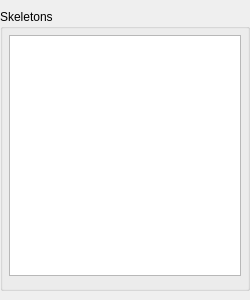
<?xml version="1.0" encoding="UTF-8"?>
<ui version="4.0">
 <class>SkeletonSideWidget</class>
 <widget class="QWidget" name="SkeletonSideWidget">
  <property name="geometry">
   <rect>
    <x>0</x>
    <y>0</y>
    <width>250</width>
    <height>300</height>
   </rect>
  </property>
  <property name="sizePolicy">
   <sizepolicy hsizetype="Fixed" vsizetype="MinimumExpanding">
    <horstretch>0</horstretch>
    <verstretch>0</verstretch>
   </sizepolicy>
  </property>
  <property name="minimumSize">
   <size>
    <width>150</width>
    <height>30</height>
   </size>
  </property>
  <property name="maximumSize">
   <size>
    <width>16777215</width>
    <height>16777215</height>
   </size>
  </property>
  <property name="contextMenuPolicy">
   <enum>Qt::DefaultContextMenu</enum>
  </property>
  <property name="windowTitle">
   <string>Available skeletons</string>
  </property>
  <layout class="QGridLayout" name="gridLayout">
   <property name="leftMargin">
    <number>0</number>
   </property>
   <property name="topMargin">
    <number>9</number>
   </property>
   <property name="rightMargin">
    <number>0</number>
   </property>
   <property name="bottomMargin">
    <number>9</number>
   </property>
   <item row="0" column="0">
    <widget class="GroupBoxExtension" name="groupBox">
     <property name="sizePolicy">
      <sizepolicy hsizetype="Preferred" vsizetype="Preferred">
       <horstretch>0</horstretch>
       <verstretch>0</verstretch>
      </sizepolicy>
     </property>
     <property name="title">
      <string>Skeletons</string>
     </property>
     <layout class="QVBoxLayout" name="verticalLayout">
      <property name="margin">
       <number>6</number>
      </property>
      <item>
       <widget class="ListWidgetExtension" name="skeleton_listview">
        <property name="minimumSize">
         <size>
          <width>212</width>
          <height>80</height>
         </size>
        </property>
        <property name="viewMode">
         <enum>QListView::ListMode</enum>
        </property>
        <property name="sortingEnabled">
         <bool>false</bool>
        </property>
       </widget>
      </item>
      <item>
       <layout class="QHBoxLayout" name="horizontalLayout">
        <item>
         <widget class="BaseEntityNameEdit" name="addName" native="true"/>
        </item>
       </layout>
      </item>
     </layout>
    </widget>
   </item>
  </layout>
  <action name="actionGhj">
   <property name="text">
    <string>ghj</string>
   </property>
  </action>
  <action name="actionGhjghjg">
   <property name="text">
    <string>ghjghjg</string>
   </property>
  </action>
 </widget>
 <customwidgets>
  <customwidget>
   <class>GroupBoxExtension</class>
   <extends>QGroupBox</extends>
   <header>GUI/WidgetExtensions/GroupBoxExtension.h</header>
   <container>1</container>
  </customwidget>
  <customwidget>
   <class>BaseEntityNameEdit</class>
   <extends>QWidget</extends>
   <header location="global">GUI/BasicWidgets/BaseEntityNameEdit.h</header>
   <container>1</container>
  </customwidget>
  <customwidget>
   <class>ListWidgetExtension</class>
   <extends>QListWidget</extends>
   <header>GUI/WidgetExtensions/ListWidgetExtension.h</header>
  </customwidget>
 </customwidgets>
 <resources/>
 <connections/>
</ui>
